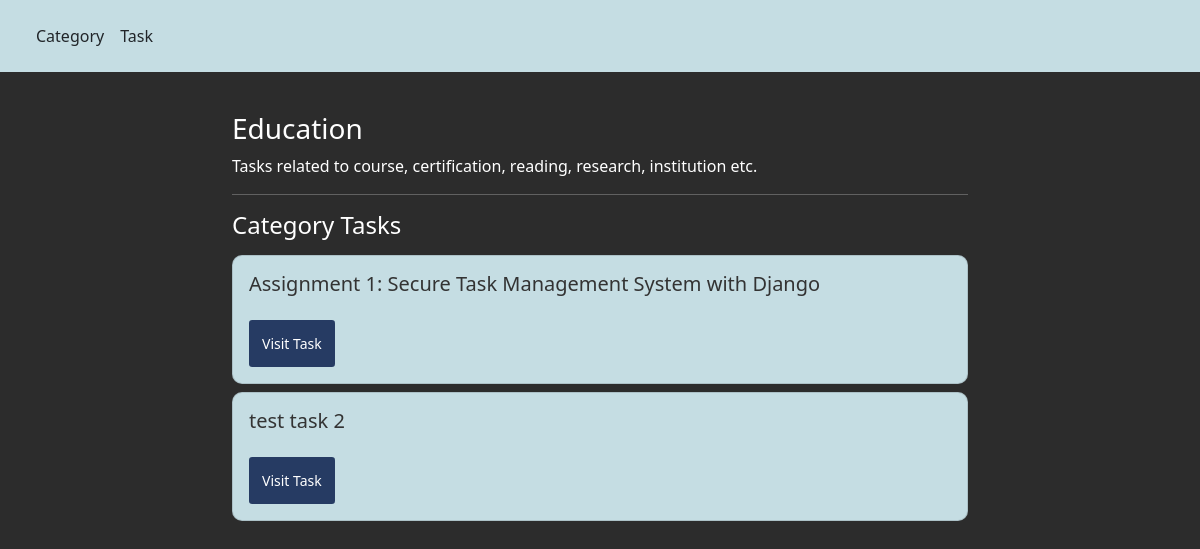
Page /category/1/ on the committed database.
### tasks_app/models.py (models this page shows, shortened)
class Category(models.Model):
    id = models.AutoField(primary_key=True)
    name = models.CharField(max_length=255)
    description = models.TextField(null=True, blank=True)

class Task(models.Model):
    id = models.AutoField(primary_key=True)
    title = models.CharField(max_length=255)
    description = models.TextField()
    due_date = models.DateField()
    status_options = (
        (1, "Pending"),
        (2, "In Progress"),
        (3, "Completed"),
    )
    status = models.IntegerField(choices=status_options)
    priority_options = (
        (1, "Low"),
        (2, "Medium"),
        (3, "High"),
    )
    priority = models.IntegerField(choices=priority_options)
    category = models.ForeignKey(Category, on_delete=models.CASCADE)

### tasks_app/views.py (the view)
# urls.py: path('category/<int:category_id>/', views.category_tasks, name='category_tasks'),
def category_tasks(request, category_id):
    category_info = get_object_or_404(Category, id = category_id)
    task_info = Task.objects.filter(category=category_info)
    category_task_dictionary = {'category_info':category_info, 'category_task_info': task_info, 'title': 'Task | Category'}
    return render(request, 'category_tasks.html', context=category_task_dictionary)

### tasks_app/templates/category_tasks.html
<!DOCTYPE html>{% extends 'base.html' %} {% block body_block %}
<div class="container px-0">
  <div class="row">
    <div class="col-12">
      <h3 class="mt-4">{{ category_info.name }}</h3>
      <p class="mb-0">{{ category_info.description }}</p>
    </div>
  </div>
</div>
<hr />
<div>
  <h4 class="my-3">Category Tasks</h4>
</div>
{% if category_task_info %} {% for task in category_task_info %}
<div class="card my-2">
  <div class="card-body">
    <h5 class="card-title">{{ task.title }}</h5>
    <a
      href="{% url 'tasks_app:task_detail' task_id=task.id %}"
      class="btn btn-sm btn-regular mt-3"
      >Visit Task
    </a>
  </div>
</div>
{% endfor %} {% else %}
<div class="card my-2">
  <div class="card-body">
    <h5 class="card-title">No Tasks Available</h5>
  </div>
</div>
{% endif %} {% endblock %}

### tasks_app/templates/base.html (style rules this page uses)
body { background-color: #2c2c2c; color: white; }
.card { background-color: #c5dde3; color: #333333; border-radius: 10px; }
.btn { padding: 0.75rem; }
.btn-regular, .btn-regular:hover { background-color: #263b63; color: white; }

### rows in the picture
Category: name "Education", description "Tasks related to course, certification, reading, research, institution etc."
Task: title "Assignment 1: Secure Task Management System with Django"
Task: title "test task 2"
